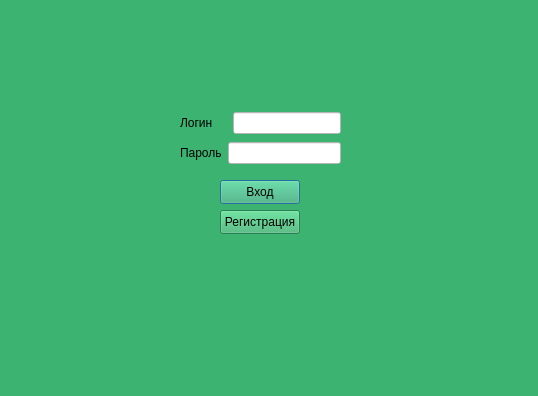
<?xml version="1.0" encoding="UTF-8"?>
<ui version="4.0">
 <class>vhod</class>
 <widget class="QDialog" name="vhod">
  <property name="geometry">
   <rect>
    <x>0</x>
    <y>0</y>
    <width>538</width>
    <height>396</height>
   </rect>
  </property>
  <property name="windowTitle">
   <string>Authorization</string>
  </property>
  <property name="styleSheet">
   <string notr="true">background-color:MediumSeaGreen</string>
  </property>
  <widget class="QPushButton" name="pushButton">
   <property name="geometry">
    <rect>
     <x>220</x>
     <y>180</y>
     <width>80</width>
     <height>24</height>
    </rect>
   </property>
   <property name="text">
    <string>Вход</string>
   </property>
  </widget>
  <widget class="QPushButton" name="pushButton_2">
   <property name="geometry">
    <rect>
     <x>220</x>
     <y>210</y>
     <width>80</width>
     <height>24</height>
    </rect>
   </property>
   <property name="text">
    <string>Регистрация</string>
   </property>
  </widget>
  <widget class="QWidget" name="layoutWidget">
   <property name="geometry">
    <rect>
     <x>180</x>
     <y>140</y>
     <width>161</width>
     <height>26</height>
    </rect>
   </property>
   <layout class="QHBoxLayout" name="horizontalLayout_2">
    <item>
     <widget class="QLabel" name="label_2">
      <property name="text">
       <string>Пароль</string>
      </property>
     </widget>
    </item>
    <item>
     <widget class="QLineEdit" name="pass">
      <property name="styleSheet">
       <string notr="true">background-color:white</string>
      </property>
     </widget>
    </item>
   </layout>
  </widget>
  <widget class="QWidget" name="layoutWidget">
   <property name="geometry">
    <rect>
     <x>180</x>
     <y>110</y>
     <width>161</width>
     <height>26</height>
    </rect>
   </property>
   <layout class="QHBoxLayout" name="horizontalLayout">
    <item>
     <widget class="QLabel" name="label">
      <property name="text">
       <string>Логин</string>
      </property>
     </widget>
    </item>
    <item>
     <widget class="QLineEdit" name="login">
      <property name="enabled">
       <bool>true</bool>
      </property>
      <property name="sizePolicy">
       <sizepolicy hsizetype="Fixed" vsizetype="Fixed">
        <horstretch>0</horstretch>
        <verstretch>0</verstretch>
       </sizepolicy>
      </property>
      <property name="styleSheet">
       <string notr="true">background-color:white</string>
      </property>
     </widget>
    </item>
   </layout>
  </widget>
  <widget class="QLabel" name="status">
   <property name="geometry">
    <rect>
     <x>70</x>
     <y>280</y>
     <width>421</width>
     <height>20</height>
    </rect>
   </property>
   <property name="text">
    <string/>
   </property>
  </widget>
 </widget>
 <resources/>
 <connections/>
</ui>
